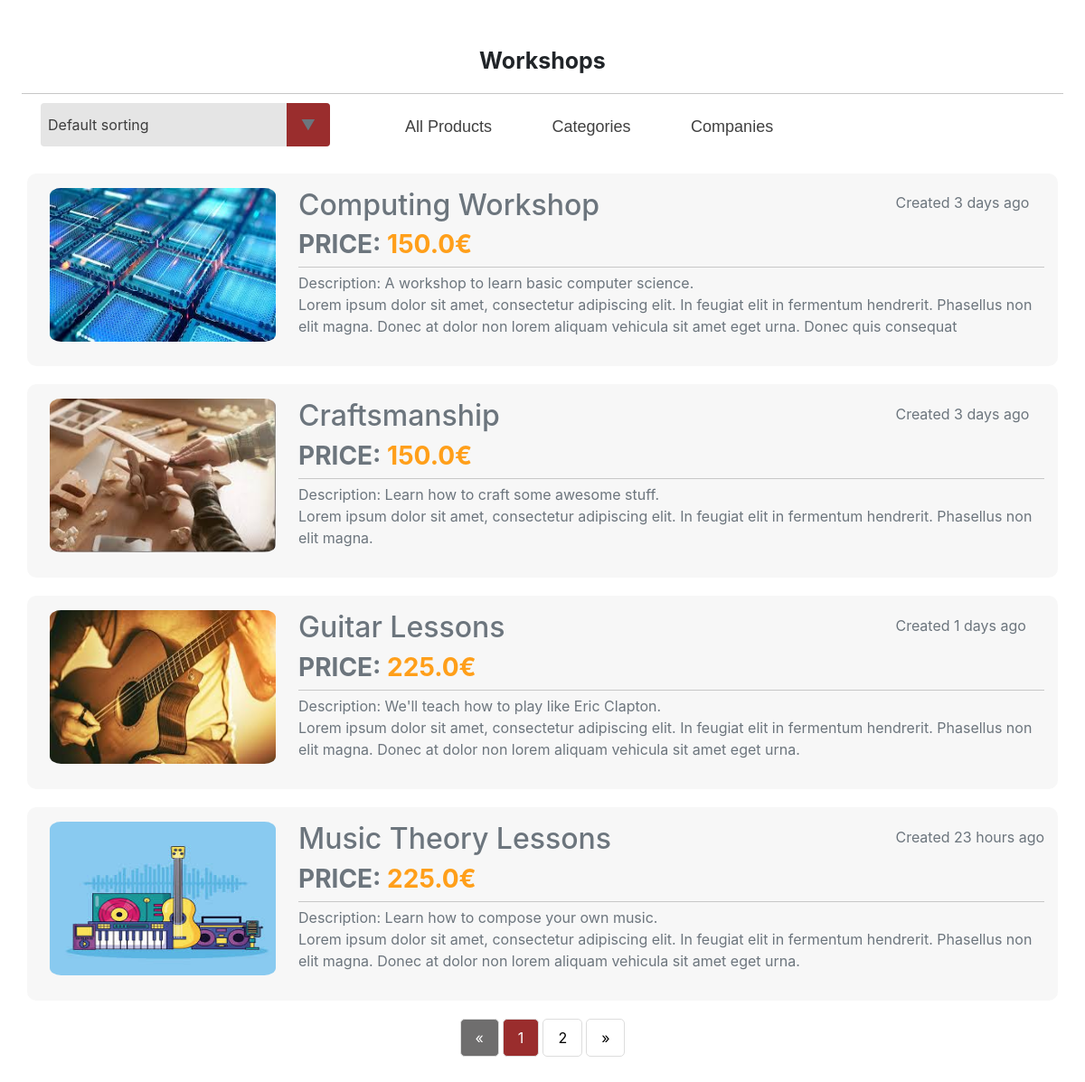
Screenshot of /category/3/ with the database file from the repository.
### product_listing/models/category.py (models this page shows, shortened)
class Category(models.Model):
    name = models.CharField(max_length=50)

### product_listing/models/product.py (models this page shows, shortened)
class Product(models.Model):
    name = models.CharField(max_length=50, blank=False, null=False)
    description = models.TextField(max_length=250, blank=False, null=False)
    photo = models.CharField(max_length=250, blank=True, null=True)
    categories = models.ManyToManyField(Category, related_name="products", blank=False)
    company = models.ForeignKey(to=Company, on_delete=models.CASCADE,
                                null=False, blank=False, related_name="products")
    school_type = models.CharField(choices=SchoolType.choices,
                                   max_length=200, null=False, blank=False)
    price = models.FloatField(blank=False, null=False)
    date_created = models.DateTimeField(auto_now_add=True)
    date_modified = models.DateTimeField(auto_now=True)
    end_date = models.DateTimeField()
    @property
    def time_passed_since_creation(self):
        return calculate_passed_time(first_date=datetime.now(), second_date=self.date_created)

### product_listing/views/category_views.py (the view)
# urls.py: url(r'^category/(?P<pk>[0-9]+)/$', SingleCategoryView.as_view(), name='category_products'),
class SingleCategoryView(generic.DetailView):
    model = Category
    template_name = 'other_templates/category_products.html'
    context_object_name = 'category'
    def get_context_data(self, **kwargs):
        context = super(SingleCategoryView, self).get_context_data(**kwargs)
        category = Category.objects.get(pk=self.kwargs.get('pk'))
        products = get_category_products(category=category)
        if 'order_by' in self.request.GET:
            if int(self.request.GET['order_by']) != Constants.DEFAULT:
                products = order_products(products=products,
                                          ordering=int(self.request.GET['order_by']))
                context['order_by'] = self.request.GET['order_by']
        else:
            context['order_by'] = Constants.DEFAULT
        page = self.request.GET.get('page', 1)
        products = paginate_products(products=products, page=page, elements_count=4)
        context['products'] = products
        context['category'] = category
        return context

### product_listing/utils/common_utils.py (called while the page is built)
def calculate_passed_time(first_date: datetime, second_date: datetime) -> str:
    if first_date.replace(tzinfo=None) < second_date.replace(tzinfo=None):
        raise InvalidDate
    period = first_date.replace(tzinfo=None) - second_date.replace(tzinfo=None)
    if period.days > 0:
        result = f"{period.days} days ago"
    else:
        result = _convert_seconds(period.seconds)
    return result

def _convert_seconds(seconds: int) -> str:
    seconds = seconds % (24 * 3600)
    hour = seconds // 3600
    seconds %= 3600
    minutes = seconds // 60
    seconds %= 60
    if hour > 0:
        return f"{hour} hours ago"
    if minutes > 0:
        return f"{minutes} minutes ago"
    return f"{seconds} seconds ago"

### product_listing/utils/views_utils.py (called while the page is built)
def get_category_products(category: Category) -> Sequence[Product]:
    products = Product.objects.filter(Q(categories__in=[category])
                                      & Q(end_date__gt=datetime.now(tz=timezone.utc)))
    return products

def paginate_products(products, page: int, elements_count) -> Sequence[Product]:
    paginator = Paginator(products, elements_count)
    try:
        products = paginator.page(page)
    except PageNotAnInteger:
        products = paginator.page(1)
    except EmptyPage:
        products = paginator.page(paginator.num_pages)
    return products

### templates/other_templates/category_products.html (shortened to what this page needs)
<!DOCTYPE html>
<html lang="en">
    <head>
        {% load static %}
        <link rel="stylesheet" href="{% static 'css/style_company.css' %}">
    </head>
    <body>
        <div class="logo">
            <p><strong style="">{{ category.name }}</strong></p>
            <hr/>
        </div>
        {% include "product_list.html" with products=products %}
    </body>
</html>

### templates/product_list.html (shortened to what this page needs)
<!DOCTYPE html>
<html lang="en">
    <head>
        {% include "other_templates/navbar.html" %}
        {% load static %}
        <link rel="stylesheet" href="{% static 'css/style_list.css' %}">
    </head>
    <body>
        <div class="text-muted">
          <div class="container">
              <div class="select">
                  <select name="sort" id="sort">
                    <option {% if order_by == "0" %}selected="selected"{% endif %} value="0">Default sorting</option>
                  </select>
              </div>
                  {% if products|length == 0 %}
                      <h1 style="margin-top: 150px; text-align: center" >No products exist.</h1>
                  {% else %}
                      <div class="row" style="margin-top: 30px">
                          {% for product in products %}
                              <div class="col-md-12 item">
                                  <div class="row">
                                      <div class="col-xs-3 col-md-3 text-center">
                                          <div class="cover_item">
                                              <a href="{% url 'details_product' pk=product.id %} " target="_self">
                                                  <img src="http://127.0.0.1:8000/{{ product.photo }}"
                                                       alt="Click for details" class="item_img">
                                              </a>
                                          </div>
                                      </div>
                                      <div class="col-sm-9 col-md-9 section-box">
                                          <div class="row">
                                              <a class="col-sm-9 col-md-9" href="{% url 'details_product' pk=product.id %}" target="_self">
                                                  <h2  class="text-muted">{{ product.name }}</h2>
                                              </a>
                                              <span style="margin-top: 0.5%; margin-left: 4%">Created {{ product.time_passed_since_creation }}</span>
                                          </div>
                                          <h3 class="price">  Price: <span>{{ product.price }}€</span></h3>
                                          <hr />
                                          <div class="row rating-desc">
                                              <div class="col-md-12">
                                                  <p>Description: {{ product.description|linebreaksbr }}</p>
                                              </div>
                                          </div>
                                      </div>
                                  </div>
                              </div>
                          {% endfor %}
                      </div>
                  {% endif %}
          </div>
        </div>
        <footer class="text-muted">
            <div class="container">
                {% if products.has_other_pages %}
                    <div class="center">
                        <div class="pagination">
                            {% if products.has_previous %}
                                <a href="?page={{ products.previous_page_number }}&order_by={{ order_by }}">&laquo;</a>
                            {% else %}
                                <a class="disabled">&laquo;</a>
                            {% endif %}
                            {% for i in products.paginator.page_range %}
                                {% if products.number == i %}
                                    <a class="active">{{ i }}</a>
                                {% else %}
                                    <a href="?page={{ i }}&order_by={{ order_by }}">{{ i }}</a>
                                {% endif %}
                            {% endfor %}
                            {% if products.has_next %}
                                  <a href="?page={{ products.next_page_number }}&order_by={{ order_by }}">&raquo;</a>
                            {% else %}
                                <a class="disabled">&raquo;</a>
                            {% endif %}
                        </div>
                    </div>
                {% endif %}
            </div>
        </footer>
    </body>
</html>

### static/css/style_company.css (style rules this page uses)
.logo { position: relative ; top: 15px; margin-bottom: 25px; text-align: center; }
.logo hr { margin-top: 0;margin-bottom: 5px;border: 0;border-top: 1px solid rgb(199, 199, 199); }
.logo strong { font-size: 25px }

### static/css/common.css (style rules this page uses)
body { overflow-x: hidden; padding:2%; margin-top:10px; }

### static/css/style_list.css (style rules this page uses)
.section-box hr { margin-top: 0;margin-bottom: 5px;border: 0;border-top: 1px solid rgb(199, 199, 199); }
a:link { text-decoration: none; }
.price { text-transform: UPPERCASE;font-weight: bold; }
.price span { color: #ff9f1a; }
.item { padding-top: 1rem; padding-bottom: 1rem; background-color: #f7f7f7; margin-bottom: 20px; border-radius: 10px; }
.cover_item { position: relative; display: inline-block; overflow: hidden; max-width: 100%; height: auto; border-radius: 5%; margin-left: 10px; }
.cover_item img { display: block; height: 170px; width: 250px; }
.center { text-align: center; }
.pagination { display: inline-block; }
.pagination a { color: black; float: left; padding: 8px 16px; text-decoration: none; border-radius: 5px; border: 1px solid #ddd; margin: 0 2px; }
.pagination a.active { background-color: #9a2d2d; color: white; border-radius: 5px; }
.pagination a.disabled { background-color: #6f6e6e; color: white; border-radius: 5px; }
.pagination a:first-child { border-top-left-radius: 5px; border-bottom-left-radius: 5px; }
.pagination a:last-child { border-top-right-radius: 5px; border-bottom-right-radius: 5px; }
select { -webkit-appearance: none; -moz-appearance: none; -ms-appearance: none; appearance: none; outline: 0; box-shadow: none; border: 0 !important; background: #e5e5e5; background-image: none; }
.select { position: relative; display: flex; width: 20em; height: 3em; line-height: 3; background: #9a2d2d; overflow: hidden; border-radius: .25em; }
select { flex: 1; padding: 0 .5em; color: #3d3d3d; cursor: pointer; }
.select::after { content: '\25BC'; position: absolute; top: 0; right: 0; padding: 0 1em; background: #9a2d2d; cursor: pointer; pointer-events: none; -webkit-transition: .25s all ease; -o-transition: .25s all ease; transition: .25s all ease; }

### rows the page displays
Category: name "Workshops"
Product: photo (picture), name "Computing Workshop", time_passed_since_creation "3 days ago", price "150.0", description "A workshop to learn basic computer science. Lorem ipsum dolor sit amet, consectetur adipiscing elit. In feugiat elit in fermentum hendrerit. Phasellus non elit magna. Donec at dolor non lorem aliquam vehicula sit amet eget urna. Donec quis consequat"
Product: photo (picture), name "Craftsmanship", time_passed_since_creation "3 days ago", price "150.0", description "Learn how to craft some awesome stuff. Lorem ipsum dolor sit amet, consectetur adipiscing elit. In feugiat elit in fermentum hendrerit. Phasellus non elit magna."
Product: photo (picture), name "Guitar Lessons", time_passed_since_creation "1 days ago", price "225.0", description "We'll teach how to play like Eric Clapton. Lorem ipsum dolor sit amet, consectetur adipiscing elit. In feugiat elit in fermentum hendrerit. Phasellus non elit magna. Donec at dolor non lorem aliquam vehicula sit amet eget urna."
Product: photo (picture), name "Music Theory Lessons", time_passed_since_creation "23 hours ago", price "225.0", description "Learn how to compose your own music. Lorem ipsum dolor sit amet, consectetur adipiscing elit. In feugiat elit in fermentum hendrerit. Phasellus non elit magna. Donec at dolor non lorem aliquam vehicula sit amet eget urna."

### other values shown
{{ i }} "1"
{{ i }} "2"
